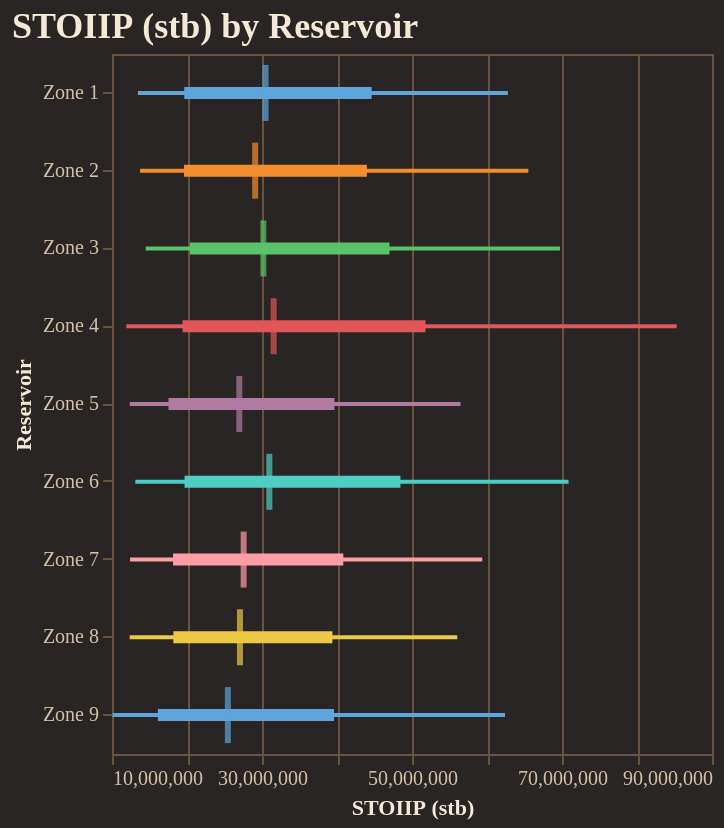

The code cell stored with this chart in its notebook:
### Code cell
fig = reporter.plotter.forest_plot(
    "STOIIP (stb)", 
    backend=PLOTTING_BACKEND
)
fig.show()

### Figure 1 — Vega-Lite specification as saved in the notebook (floating-point values rounded to 4 significant figures)
{"config": {"background": "#292524", "view": {"fill": "#292524", "stroke": "#665340"}, "title": {"color": "#f4e9d7", "font": "Merriweather", "fontSize": 18, "fontWeight": 600, "subtitleColor": "#d5c2a6", "anchor": "start"}, "axis": {"domainColor": "#665340", "gridColor": "#665340", "tickColor": "#665340", "labelColor": "#d5c2a6", "titleColor": "#f4e9d7", "labelFont": "Merriweather", "titleFont": "Merriweather"}, "legend": {"titleColor": "#f4e9d7", "labelColor": "#d5c2a6", "labelFont": "Merriweather", "titleFont": "Merriweather", "orient": "top-right", "symbolType": "circle"}, "header": {"labelColor": "#d5c2a6", "titleColor": "#f4e9d7", "labelFont": "Merriweather", "titleFont": "Merriweather"}, "mark": {"color": "#c78d3b"}, "line": {"color": "#c78d3b"}, "bar": {"color": "#c78d3b"}, "point": {"color": "#ddb06d"}, "area": {"color": "#c78d3b", "opacity": 0.35}, "text": {"color": "#f4e9d7", "font": "Merriweather"}, "range": {"category": ["#5DA5DA", "#F28E2B", "#59C36A", "#E15759", "#B07AA1", "#4ECDC4", "#FF9DA7", "#EDC948"]}}, "layer": [{"mark": {"type": "rule", "strokeWidth": 2}, "encoding": {"color": {"field": "group", "legend": null, "type": "nominal"}, "x": {"field": "p10", "scale": {"zero": false}, "title": "STOIIP (stb)", "type": "quantitative"}, "x2": {"field": "p90"}, "y": {"field": "group", "sort": ["Zone 1", "Zone 2", "Zone 3", "Zone 4", "Zone 5", "Zone 6", "Zone 7", "Zone 8", "Zone 9"], "title": "Reservoir", "type": "nominal"}}}, {"mark": {"type": "rule", "strokeWidth": 6}, "encoding": {"color": {"field": "group", "legend": null, "type": "nominal"}, "x": {"field": "p25", "scale": {"zero": false}, "title": "STOIIP (stb)", "type": "quantitative"}, "x2": {"field": "p75"}, "y": {"field": "group", "sort": ["Zone 1", "Zone 2", "Zone 3", "Zone 4", "Zone 5", "Zone 6", "Zone 7", "Zone 8", "Zone 9"], "title": "Reservoir", "type": "nominal"}}}, {"mark": {"type": "tick", "color": "black", "size": 28, "thickness": 3}, "encoding": {"color": {"field": "group", "legend": null, "type": "nominal"}, "tooltip": [{"field": "group", "title": "Group", "type": "nominal"}, {"field": "p10", "title": "P10", "type": "quantitative"}, {"field": "p25", "title": "P25", "type": "quantitative"}, {"field": "median", "title": "Median", "type": "quantitative"}, {"field": "p75", "title": "P75", "type": "quantitative"}, {"field": "p90", "title": "P90", "type": "quantitative"}], "x": {"field": "median", "scale": {"zero": false}, "title": "STOIIP (stb)", "type": "quantitative"}, "y": {"field": "group", "sort": ["Zone 1", "Zone 2", "Zone 3", "Zone 4", "Zone 5", "Zone 6", "Zone 7", "Zone 8", "Zone 9"], "title": "Reservoir", "type": "nominal"}}}], "data": {"name": "data-cffc36761bd3ad3d9ebd90a53c44bc30"}, "height": 350, "title": "STOIIP (stb) by Reservoir", "width": "container", "$schema": "https://vega.github.io/schema/vega-lite/v5.20.1.json", "datasets": {"data-cffc36761bd3ad3d9ebd90a53c44bc30": [{"group": "Zone 1", "p10": 13460000.0, "p25": 19630000.0, "median": 30470000.0, "p75": 44620000.0, "p90": 62780000.0}, {"group": "Zone 2", "p10": 13750000.0, "p25": 19600000.0, "median": 29090000.0, "p75": 43990000.0, "p90": 65510000.0}, {"group": "Zone 3", "p10": 14500000.0, "p25": 20380000.0, "median": 30180000.0, "p75": 46990000.0, "p90": 69720000.0}, {"group": "Zone 4", "p10": 11910000.0, "p25": 19410000.0, "median": 31550000.0, "p75": 51810000.0, "p90": 85300000.0}, {"group": "Zone 5", "p10": 12370000.0, "p25": 17530000.0, "median": 26980000.0, "p75": 39660000.0, "p90": 56460000.0}, {"group": "Zone 6", "p10": 13110000.0, "p25": 19670000.0, "median": 30980000.0, "p75": 48460000.0, "p90": 70870000.0}, {"group": "Zone 7", "p10": 12410000.0, "p25": 18140000.0, "median": 27550000.0, "p75": 40840000.0, "p90": 59370000.0}, {"group": "Zone 8", "p10": 12350000.0, "p25": 18190000.0, "median": 27060000.0, "p75": 39390000.0, "p90": 56040000.0}, {"group": "Zone 9", "p10": 10070000.0, "p25": 16110000.0, "median": 25450000.0, "p75": 39600000.0, "p90": 62410000.0}]}}
